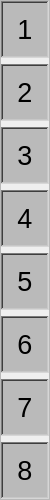
        <widget class="QFrame" name="numbers_2">
         <property name="minimumSize">
          <size>
           <width>50</width>
           <height>500</height>
          </size>
         </property>
         <property name="maximumSize">
          <size>
           <width>50</width>
           <height>500</height>
          </size>
         </property>
         <property name="frameShape">
          <enum>QFrame::StyledPanel</enum>
         </property>
         <property name="frameShadow">
          <enum>QFrame::Raised</enum>
         </property>
         <layout class="QVBoxLayout" name="verticalLayout_45">
          <property name="leftMargin">
           <number>0</number>
          </property>
          <property name="topMargin">
           <number>0</number>
          </property>
          <property name="rightMargin">
           <number>0</number>
          </property>
          <property name="bottomMargin">
           <number>0</number>
          </property>
          <item>
           <widget class="QFrame" name="frame_112">
            <property name="styleSheet">
             <string notr="true">background-color: rgb(186, 186, 186);</string>
            </property>
            <property name="frameShape">
             <enum>QFrame::WinPanel</enum>
            </property>
            <property name="frameShadow">
             <enum>QFrame::Sunken</enum>
            </property>
            <layout class="QVBoxLayout" name="verticalLayout_46">
             <item>
              <widget class="QLabel" name="label_41">
               <property name="font">
                <font>
                 <pointsize>20</pointsize>
                </font>
               </property>
               <property name="text">
                <string>1</string>
               </property>
               <property name="alignment">
                <set>Qt::AlignCenter</set>
               </property>
              </widget>
             </item>
            </layout>
           </widget>
          </item>
          <item>
           <widget class="QFrame" name="frame_113">
            <property name="styleSheet">
             <string notr="true">background-color: rgb(186, 186, 186);</string>
            </property>
            <property name="frameShape">
             <enum>QFrame::WinPanel</enum>
            </property>
            <property name="frameShadow">
             <enum>QFrame::Sunken</enum>
            </property>
            <layout class="QVBoxLayout" name="verticalLayout_47">
             <item>
              <widget class="QLabel" name="label_42">
               <property name="font">
                <font>
                 <pointsize>20</pointsize>
                </font>
               </property>
               <property name="text">
                <string>2</string>
               </property>
               <property name="alignment">
                <set>Qt::AlignCenter</set>
               </property>
              </widget>
             </item>
            </layout>
           </widget>
          </item>
          <item>
           <widget class="QFrame" name="frame_114">
            <property name="styleSheet">
             <string notr="true">background-color: rgb(186, 186, 186);</string>
            </property>
            <property name="frameShape">
             <enum>QFrame::WinPanel</enum>
            </property>
            <property name="frameShadow">
             <enum>QFrame::Sunken</enum>
            </property>
            <layout class="QVBoxLayout" name="verticalLayout_48">
             <item>
              <widget class="QLabel" name="label_43">
               <property name="font">
                <font>
                 <pointsize>20</pointsize>
                </font>
               </property>
               <property name="text">
                <string>3</string>
               </property>
               <property name="alignment">
                <set>Qt::AlignCenter</set>
               </property>
              </widget>
             </item>
            </layout>
           </widget>
          </item>
          <item>
           <widget class="QFrame" name="frame_115">
            <property name="styleSheet">
             <string notr="true">background-color: rgb(186, 186, 186);</string>
            </property>
            <property name="frameShape">
             <enum>QFrame::WinPanel</enum>
            </property>
            <property name="frameShadow">
             <enum>QFrame::Sunken</enum>
            </property>
            <layout class="QVBoxLayout" name="verticalLayout_49">
             <item>
              <widget class="QLabel" name="label_44">
               <property name="font">
                <font>
                 <pointsize>20</pointsize>
                </font>
               </property>
               <property name="text">
                <string>4</string>
               </property>
               <property name="alignment">
                <set>Qt::AlignCenter</set>
               </property>
              </widget>
             </item>
            </layout>
           </widget>
          </item>
          <item>
           <widget class="QFrame" name="frame_116">
            <property name="styleSheet">
             <string notr="true">background-color: rgb(186, 186, 186);</string>
            </property>
            <property name="frameShape">
             <enum>QFrame::WinPanel</enum>
            </property>
            <property name="frameShadow">
             <enum>QFrame::Sunken</enum>
            </property>
            <layout class="QVBoxLayout" name="verticalLayout_50">
             <item>
              <widget class="QLabel" name="label_45">
               <property name="font">
                <font>
                 <pointsize>20</pointsize>
                </font>
               </property>
               <property name="text">
                <string>5</string>
               </property>
               <property name="alignment">
                <set>Qt::AlignCenter</set>
               </property>
              </widget>
             </item>
            </layout>
           </widget>
          </item>
          <item>
           <widget class="QFrame" name="frame_117">
            <property name="styleSheet">
             <string notr="true">background-color: rgb(186, 186, 186);</string>
            </property>
            <property name="frameShape">
             <enum>QFrame::WinPanel</enum>
            </property>
            <property name="frameShadow">
             <enum>QFrame::Sunken</enum>
            </property>
            <layout class="QVBoxLayout" name="verticalLayout_51">
             <item>
              <widget class="QLabel" name="label_46">
               <property name="font">
                <font>
                 <pointsize>20</pointsize>
                </font>
               </property>
               <property name="text">
                <string>6</string>
               </property>
               <property name="alignment">
                <set>Qt::AlignCenter</set>
               </property>
              </widget>
             </item>
            </layout>
           </widget>
          </item>
          <item>
           <widget class="QFrame" name="frame_118">
            <property name="styleSheet">
             <string notr="true">background-color: rgb(186, 186, 186);</string>
            </property>
            <property name="frameShape">
             <enum>QFrame::WinPanel</enum>
            </property>
            <property name="frameShadow">
             <enum>QFrame::Sunken</enum>
            </property>
            <layout class="QVBoxLayout" name="verticalLayout_52">
             <item>
              <widget class="QLabel" name="label_47">
               <property name="font">
                <font>
                 <pointsize>20</pointsize>
                </font>
               </property>
               <property name="text">
                <string>7</string>
               </property>
               <property name="alignment">
                <set>Qt::AlignCenter</set>
               </property>
              </widget>
             </item>
            </layout>
           </widget>
          </item>
          <item>
           <widget class="QFrame" name="frame_119">
            <property name="styleSheet">
             <string notr="true">background-color: rgb(186, 186, 186);</string>
            </property>
            <property name="frameShape">
             <enum>QFrame::WinPanel</enum>
            </property>
            <property name="frameShadow">
             <enum>QFrame::Sunken</enum>
            </property>
            <layout class="QVBoxLayout" name="verticalLayout_53">
             <item>
              <widget class="QLabel" name="label_48">
               <property name="font">
                <font>
                 <pointsize>20</pointsize>
                </font>
               </property>
               <property name="text">
                <string>8</string>
               </property>
               <property name="alignment">
                <set>Qt::AlignCenter</set>
               </property>
              </widget>
             </item>
            </layout>
           </widget>
          </item>
         </layout>
        </widget>
